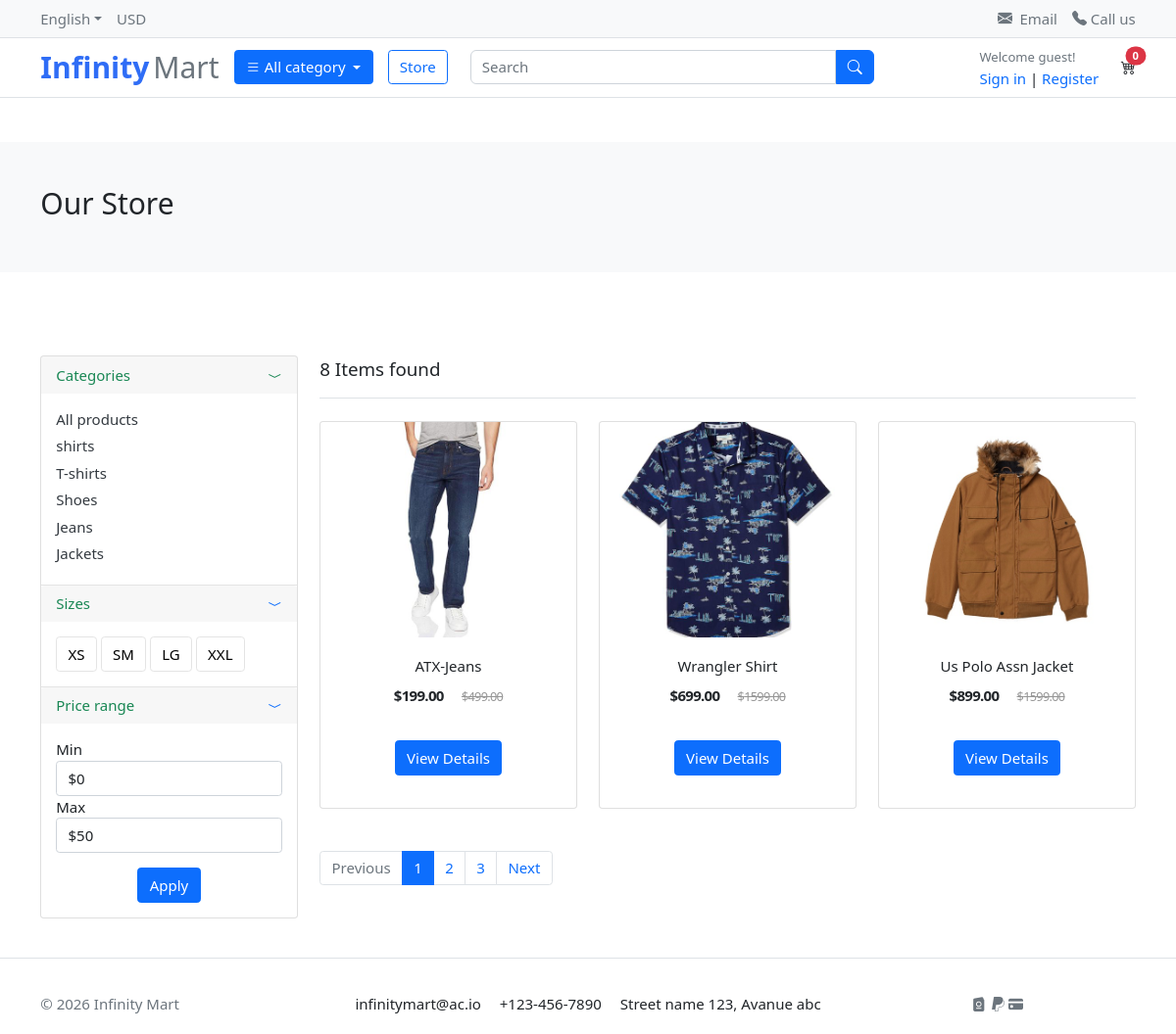
The page /store/ on the database as committed earlier.
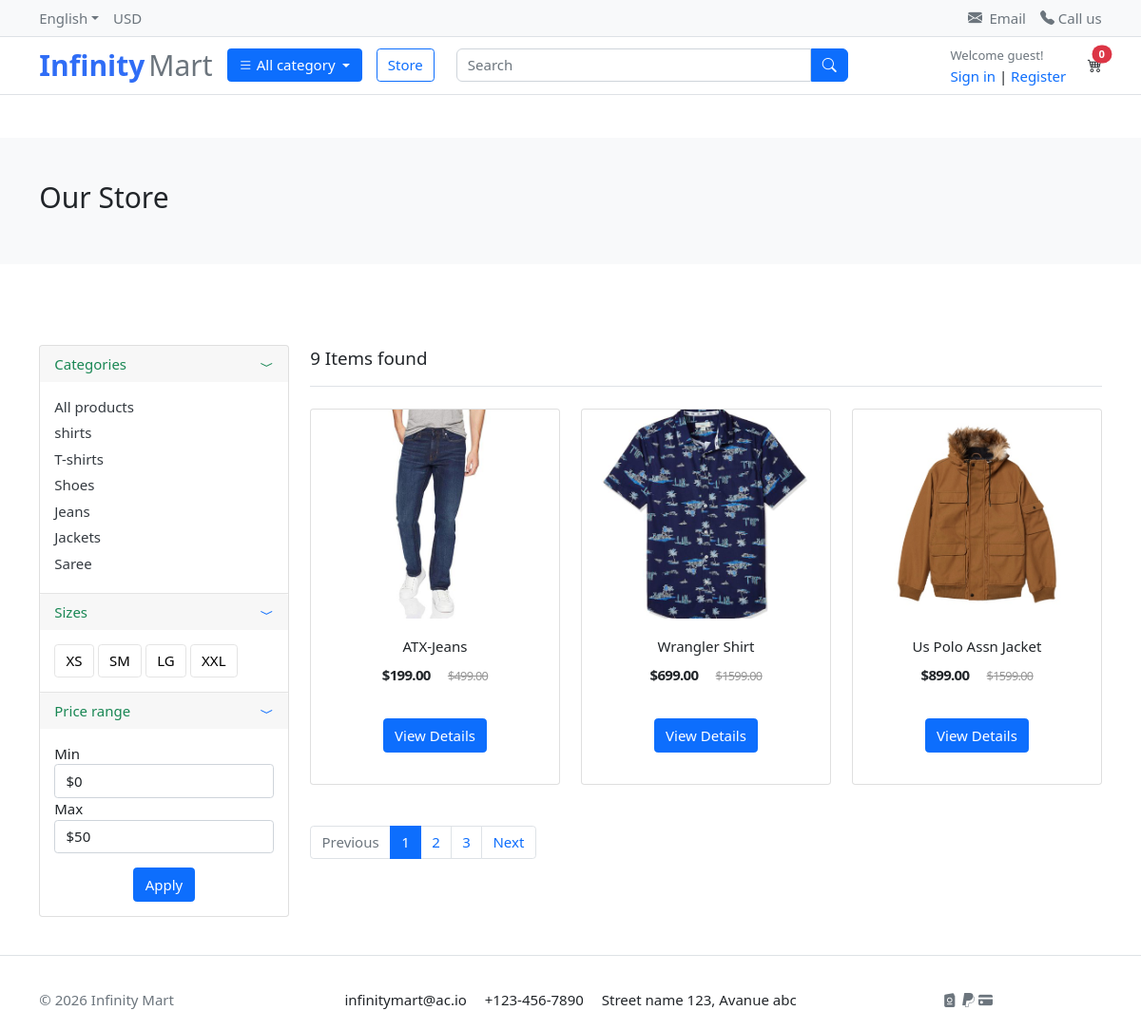
The same page on the database as committed later.
### category/models.py (models this page shows, shortened)
class Category(models.Model):
    name = models.CharField(max_length=100, unique=True)
    slug = models.SlugField(max_length=100, unique=True, blank=True)
    description = models.TextField(blank=True, null=True)
    cat_image = models.ImageField(upload_to='category_images/', blank=True, null=True)
    class Meta:
        verbose_name = "Category"
        verbose_name_plural = "Categories"
    def get_url(self):
        return reverse('products_by_category', args=[self.slug])

### store/models.py (models this page shows, shortened)
class Product(models.Model):
    product_name = models.CharField(max_length=255)
    slug = models.SlugField(max_length=200, unique=True)
    price = models.DecimalField(max_digits=10, decimal_places=2)
    previous_price = models.DecimalField(max_digits=10, decimal_places=2, null=True, blank=True)
    description = models.TextField(max_length=200, blank=True)
    is_available = models.BooleanField(default=True)
    images = models.ImageField(upload_to='media/products/')
    stock = models.PositiveIntegerField()
    category = models.ForeignKey('category.Category', on_delete=models.CASCADE)
    created_date = models.DateTimeField(auto_now=True)
    modified_date = models.DateTimeField(auto_now=True)
    def get_url(self):
        return reverse('product_detail', args=[self.category.slug, self.slug])

### store/views.py (the view)
# urls.py: path('store/',include('store.urls')),
def store(request, category_slug=None):
    category = None
    products = None
    if category_slug != None:
        categories = get_object_or_404(Category, slug=category_slug)
        products = Product.objects.filter(category=categories, is_available=True)
        paginator = Paginator(products, 3)
        page = request.GET.get('page')
        paged_products = paginator.get_page(page)
        products_count = products.count()
    else:
        products = Product.objects.all().filter(is_available=True).order_by('id')
        paginator = Paginator(products, 3)
        page = request.GET.get('page')
        paged_products = paginator.get_page(page)
        products_count = products.count()
    context ={
        'products':paged_products,
        'products_count':products_count,
    }
    return render(request,'store/store.html',context)

### carts/context_processor.py (called while the page is built)
def counter(request):
    cart_count = 0
    try:
        cart = Cart.objects.get(cart_id=cart_id(request))
        cart_items = CartItem.objects.filter(cart=cart, is_active=True)
        for cart_item in cart_items:
            cart_count += cart_item.quantity
    except Cart.DoesNotExist:
        cart_count = 0
    return dict(cart_count=cart_count)

### carts/views.py (called while the page is built)
def cart_id(request):
    cart = request.session.session_key
    if not cart:
        cart = request.session.create()
    return cart

### category/context_proessors.py (called while the page is built)
def menu_links(request):
    links = Category.objects.all()
    return dict(links=links)

### templates/store/store.html (shortened to what the changed rows need)
{% extends 'base.html' %}
{% load static %}
{% block content %}
<section class="section-pagetop bg my-5">
	<div class="container">
		{% if 'search' in request.path %}
		<h2 class="title-page">Search Results</h2>
		{% else %}
		<h2 class="title-page">Our Store</h2>
		{% endif %}
	</div>
</section>
<section class="section-content padding-y">
	<div class="container">
		<div class="row">
			<aside class="col-md-3">
				<div class="card">
					<article class="filter-group">
						<div class="filter-content collapse show " id="collapse_1">
							<div class="card-body">
								<ul class="list-menu list-unstyled ">
									{% for category in links %}
									<li><a href="{{ category.get_url }}" class="text-decoration-none">{{ category.name }}</a></li>
									{% endfor %}
								</ul>
							</div>
						</div>
					</article>
				</div>
			</aside>
			<main class="col-md-9">
				<header class="border-bottom mb-4 pb-3">
					<div class="form-inline">
						<span class="mr-md-auto fs-5">{{ products_count }} Items found </span>
					</div>
				</header>
				<div class="row">
					{% if products %}
					{% for product in products %}
					<div class="col-md-4">
						<figure class="card card-product-grid">
							<div class="img-wrap">
								<a href="{{ product.get_url }}"><img src="{{ product.images.url}}" class="img-fluid"></a>
							</div>
							<figcaption class="info-wrap">
								<div class="fix-height text-center">
									<a href="{{ product.get_url }}" class="title text-decoration-none">{{ product.product_name }}</a>
									<div class="price-wrap mt-2 ">
										<span class="price">${{ product.price }}</span>
										<del class="price-old ms-3">${{ product.previous_price }}</del>
									</div>
								</div>
								<div class="text-center mt-2">
									<a href="{{ product.get_url }}" class="btn btn-block btn-primary mb-3">View Details </a>
								</div>
							</figcaption>
						</figure>
					</div>
					{% endfor %}
					{% else %}
					<div class="mt-5">
						<h2 class="text-center ">No results found. Please try again.</h2>
					</div>
					{% endif %}
				</div>
				<nav class="mt-4" aria-label="Page navigation sample">
					{% if products.has_other_pages %}
					<ul class="pagination">
						{% for num in products.paginator.page_range %}
							{% if products.number == num %}
								<li class="page-item active"><a class="page-link" href="#">{{ num }}</a></li>
							{% else %}
								<li class="page-item"><a class="page-link" href="?page={{ num }}">{{ num }}</a></li>
							{% endif %}
						{% endfor %}
					</ul>
					{% endif %}
				</nav>
			</main>
		</div>
	</div>
</section>
{% endblock %}

Rows that differ between the two databases and show on the page:
added Category: name "Saree"
Other text that changed with them:
{{ products_count }}: "8" → "9"
